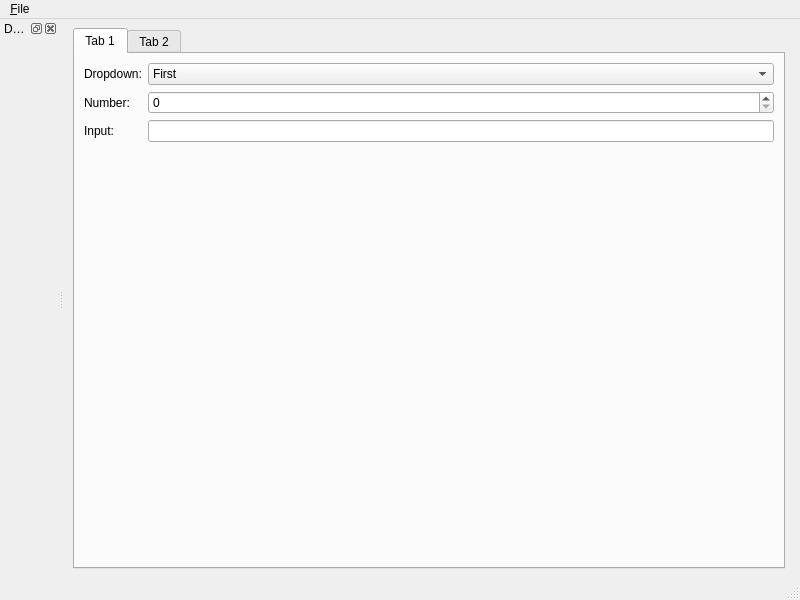
<?xml version="1.0" encoding="UTF-8"?>
<ui version="4.0">
 <class>MainWindow</class>
 <widget class="QMainWindow" name="MainWindow">
  <property name="geometry">
   <rect>
    <x>0</x>
    <y>0</y>
    <width>800</width>
    <height>600</height>
   </rect>
  </property>
  <property name="windowTitle">
   <string>MainWindow</string>
  </property>
  <widget class="QWidget" name="centralwidget">
   <layout class="QGridLayout" name="gridLayout">
    <item row="0" column="1">
     <widget class="KEditListWidget" name="keditlistwidget">
      <property name="items">
       <stringlist>
        <string>Item 1</string>
        <string>Item 2</string>
        <string>Item 3</string>
       </stringlist>
      </property>
     </widget>
    </item>
    <item row="0" column="0">
     <widget class="QTabWidget" name="tabWidget">
      <property name="currentIndex">
       <number>0</number>
      </property>
      <widget class="QWidget" name="tab">
       <attribute name="title">
        <string>Tab 1</string>
       </attribute>
       <layout class="QFormLayout" name="formLayout">
        <item row="0" column="0">
         <widget class="QLabel" name="label">
          <property name="text">
           <string>Dropdown:</string>
          </property>
         </widget>
        </item>
        <item row="0" column="1">
         <widget class="KComboBox" name="kcombobox">
          <item>
           <property name="text">
            <string>First</string>
           </property>
          </item>
          <item>
           <property name="text">
            <string>Second</string>
           </property>
          </item>
         </widget>
        </item>
        <item row="1" column="0">
         <widget class="QLabel" name="label_2">
          <property name="text">
           <string>Number:</string>
          </property>
         </widget>
        </item>
        <item row="1" column="1">
         <widget class="KPluralHandlingSpinBox" name="kpluralhandlingspinbox"/>
        </item>
        <item row="2" column="0">
         <widget class="QLabel" name="label_3">
          <property name="text">
           <string>Input:</string>
          </property>
         </widget>
        </item>
        <item row="2" column="1">
         <widget class="KLineEdit" name="klineedit"/>
        </item>
       </layout>
      </widget>
      <widget class="QWidget" name="tab_2">
       <attribute name="title">
        <string>Tab 2</string>
       </attribute>
       <layout class="QVBoxLayout" name="verticalLayout_2">
        <item>
         <layout class="QVBoxLayout" name="verticalLayout_3">
          <item>
           <layout class="QFormLayout" name="formLayout_2">
            <item row="0" column="0">
             <widget class="KFontRequester" name="kfontrequester">
              <property name="sampleText">
               <string>Sample text</string>
              </property>
             </widget>
            </item>
           </layout>
          </item>
          <item alignment="Qt::AlignmentFlag::AlignHCenter|Qt::AlignmentFlag::AlignVCenter">
           <widget class="KLed" name="kled">
            <property name="minimumSize">
             <size>
              <width>40</width>
              <height>40</height>
             </size>
            </property>
            <property name="maximumSize">
             <size>
              <width>50</width>
              <height>50</height>
             </size>
            </property>
            <property name="shape">
             <enum>KLed::Shape::Circular</enum>
            </property>
            <property name="color">
             <color>
              <red>236</red>
              <green>145</green>
              <blue>92</blue>
             </color>
            </property>
           </widget>
          </item>
         </layout>
        </item>
       </layout>
      </widget>
     </widget>
    </item>
   </layout>
  </widget>
  <widget class="QMenuBar" name="menubar">
   <property name="geometry">
    <rect>
     <x>0</x>
     <y>0</y>
     <width>800</width>
     <height>27</height>
    </rect>
   </property>
   <widget class="QMenu" name="menu_File">
    <property name="title">
     <string>&amp;File</string>
    </property>
    <addaction name="action_New"/>
    <addaction name="separator"/>
    <addaction name="actionE_xit"/>
   </widget>
   <addaction name="menu_File"/>
  </widget>
  <widget class="QStatusBar" name="statusbar"/>
  <widget class="QDockWidget" name="dockWidget">
   <property name="windowTitle">
    <string>Dock Title</string>
   </property>
   <attribute name="dockWidgetArea">
    <number>1</number>
   </attribute>
   <widget class="QWidget" name="dockWidgetContents">
    <layout class="QVBoxLayout" name="verticalLayout">
     <item>
      <widget class="KDatePicker" name="kdatepicker"/>
     </item>
    </layout>
   </widget>
  </widget>
  <action name="action_New">
   <property name="text">
    <string>&amp;New...</string>
   </property>
  </action>
  <action name="actionE_xit">
   <property name="text">
    <string>E&amp;xit</string>
   </property>
   <property name="shortcut">
    <string>Ctrl+Q</string>
   </property>
  </action>
 </widget>
 <customwidgets>
  <customwidget>
   <class>KComboBox</class>
   <extends>QComboBox</extends>
   <header>kcombobox.h</header>
  </customwidget>
  <customwidget>
   <class>KLineEdit</class>
   <extends>QLineEdit</extends>
   <header>klineedit.h</header>
  </customwidget>
  <customwidget>
   <class>KPluralHandlingSpinBox</class>
   <extends>QSpinBox</extends>
   <header>kpluralhandlingspinbox.h</header>
  </customwidget>
  <customwidget>
   <class>KDatePicker</class>
   <extends>QFrame</extends>
   <header>kdatepicker.h</header>
  </customwidget>
  <customwidget>
   <class>KEditListWidget</class>
   <extends>QWidget</extends>
   <header>keditlistwidget.h</header>
  </customwidget>
  <customwidget>
   <class>KFontRequester</class>
   <extends>QWidget</extends>
   <header>kfontrequester.h</header>
  </customwidget>
  <customwidget>
   <class>KLed</class>
   <extends>QWidget</extends>
   <header>kled.h</header>
  </customwidget>
 </customwidgets>
 <resources/>
 <connections/>
</ui>
